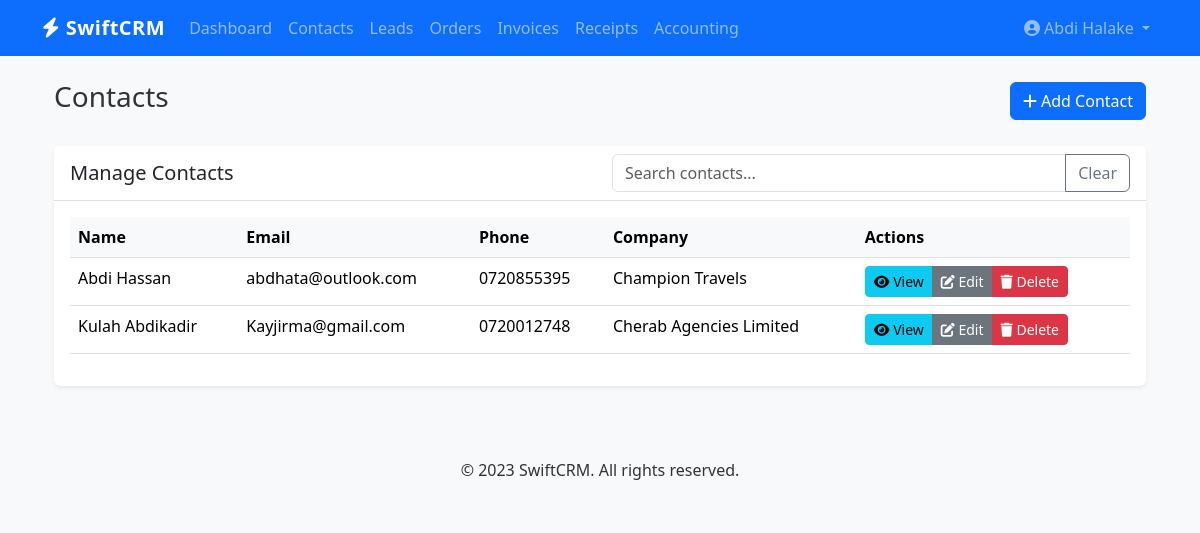
/contacts (signed in), run on the app's committed database.
### backend/database/models.py (models this page shows, shortened)
class User(db.Model, UserMixin):
    __tablename__ = 'users'
    id = db.Column(db.Integer, primary_key=True)
    email = db.Column(db.String(120), unique=True, nullable=False)
    password = db.Column(db.String(200), nullable=False)
    name = db.Column(db.String(100), nullable=False)
    created_at = db.Column(db.DateTime, default=datetime.utcnow)
    contacts = db.relationship('Contact', backref='owner', lazy=True)
    leads = db.relationship('Lead', backref='owner', lazy=True)
    orders = db.relationship('Order', backref='owner', lazy=True)
    invoices = db.relationship('Invoice', backref='owner', lazy=True)
    receipts = db.relationship('Receipt', backref='owner', lazy=True)
    accounting_entries = db.relationship('AccountingEntry', backref='owner', lazy=True)

class Contact(db.Model):
    __tablename__ = 'contacts'
    id = db.Column(db.Integer, primary_key=True)
    name = db.Column(db.String(100), nullable=False)
    email = db.Column(db.String(120), nullable=True)
    phone = db.Column(db.String(20), nullable=True)
    company = db.Column(db.String(100), nullable=True)
    address = db.Column(db.String(200), nullable=True)
    notes = db.Column(db.Text, nullable=True)
    created_at = db.Column(db.DateTime, default=datetime.utcnow)
    updated_at = db.Column(db.DateTime, default=datetime.utcnow, onupdate=datetime.utcnow)
    user_id = db.Column(db.Integer, db.ForeignKey('users.id'), nullable=False)
    leads = db.relationship('Lead', backref='contact', lazy=True)
    orders = db.relationship('Order', backref='contact', lazy=True)
    invoices = db.relationship('Invoice', backref='contact', lazy=True)

### backend/routes/contact_routes.py (the view)
@contact_bp.route('/contacts')
@login_required
def contacts():
    user_contacts = Contact.query.filter_by(user_id=current_user.id).all()
    return render_template('contacts.html', contacts=user_contacts)

### backend/app.py (called while the page is built)
def create_app(config_name='default'):
    app = Flask(__name__)
    app.config.from_object(config[config_name])
    db = setup_db(app)
    login_manager = LoginManager()
    login_manager.login_view = 'auth.login'
    login_manager.init_app(app)
    @login_manager.user_loader
    def load_user(user_id):
        return User.query.get(int(user_id))
    app.register_blueprint(auth_bp)
    app.register_blueprint(contact_bp)
    app.register_blueprint(lead_bp)
    app.register_blueprint(order_bp)
    app.register_blueprint(invoice_bp)
    app.register_blueprint(receipt_bp)
    app.register_blueprint(accounting_bp)
    @app.route('/')
    def index():
        if current_user.is_authenticated:
            return render_template('index.html')
        return redirect(url_for('auth.login'))
    return app

### backend/templates/contacts.html (shortened to what this page needs)
{% extends "base.html" %}
{% block content %}
<div class="container mt-4">
    <div class="d-flex justify-content-between align-items-center mb-4">
        <h1 class="h3">Contacts</h1>
        <a href="{{ url_for('contacts.add_contact') }}" class="btn btn-primary">
            <i class="fas fa-plus"></i> Add Contact
        </a>
    </div>
    <div class="card">
        <div class="card-header">
            <div class="row align-items-center">
                <div class="col-md-6">
                    <h5 class="mb-0">Manage Contacts</h5>
                </div>
                <div class="col-md-6">
                    <div class="input-group">
                        <input type="text" id="searchContacts" class="form-control" placeholder="Search contacts...">
                        <button class="btn btn-outline-secondary" type="button" id="clearSearch">Clear</button>
                    </div>
                </div>
            </div>
        </div>
        <div class="card-body">
            {% if contacts %}
            <div class="table-responsive">
                <table class="table table-hover">
                    <thead>
                        <tr>
                            <th>Name</th>
                            <th>Email</th>
                            <th>Phone</th>
                            <th>Company</th>
                            <th>Actions</th>
                        </tr>
                    </thead>
                    <tbody id="contactsTable">
                        {% for contact in contacts %}
                        <tr>
                            <td>{{ contact.name }}</td>
                            <td>{{ contact.email or '-' }}</td>
                            <td>{{ contact.phone or '-' }}</td>
                            <td>{{ contact.company or '-' }}</td>
                            <td>
                                <div class="btn-group" role="group">
                                    <a href="{{ url_for('contacts.view_contact', contact_id=contact.id) }}" class="btn btn-sm btn-info">
                                        <i class="fas fa-eye"></i> View
                                    </a>
                                    <a href="{{ url_for('contacts.edit_contact', contact_id=contact.id) }}" class="btn btn-sm btn-secondary">
                                        <i class="fas fa-edit"></i> Edit
                                    </a>
                                    <button type="button" class="btn btn-sm btn-danger delete-contact"
                                            data-bs-toggle="modal" data-bs-target="#deleteModal"
                                            data-contact-id="{{ contact.id }}" data-contact-name="{{ contact.name }}">
                                        <i class="fas fa-trash"></i> Delete
                                    </button>
                                </div>
                            </td>
                        </tr>
                        {% endfor %}
                    </tbody>
                </table>
            </div>
            {% endif %}
        </div>
    </div>
</div>
{% endblock %}

### backend/templates/base.html (shortened to what this page needs)
<!DOCTYPE html>
<html lang="en">
<head>
    <link href="https://cdn.jsdelivr.net/npm/bootstrap@5.3.2/dist/css/bootstrap.min.css" rel="stylesheet">
    <link rel="stylesheet" href="https://cdnjs.cloudflare.com/ajax/libs/font-awesome/6.4.0/css/all.min.css">
    <link rel="stylesheet" href="{{ url_for('static', filename='css/style.css') }}">
</head>
<body>
    {% if current_user.is_authenticated %}
    <nav class="navbar navbar-expand-lg navbar-dark bg-primary">
        <div class="container">
            <a class="navbar-brand" href="{{ url_for('index') }}">
                <i class="fas fa-bolt"></i> SwiftCRM
            </a>
            <div class="collapse navbar-collapse" id="navbarNav">
                <ul class="navbar-nav">
                    <li class="nav-item">
                        <a class="nav-link" href="{{ url_for('index') }}">Dashboard</a>
                    </li>
                    <li class="nav-item">
                        <a class="nav-link" href="{{ url_for('contacts.contacts') }}">Contacts</a>
                    </li>
                    <li class="nav-item">
                        <a class="nav-link" href="{{ url_for('leads.leads') }}">Leads</a>
                    </li>
                    <li class="nav-item">
                        <a class="nav-link" href="{{ url_for('orders.orders') }}">Orders</a>
                    </li>
                    <li class="nav-item">
                        <a class="nav-link" href="{{ url_for('invoices.invoices') }}">Invoices</a>
                    </li>
                    <li class="nav-item">
                        <a class="nav-link" href="{{ url_for('receipts.receipts') }}">Receipts</a>
                    </li>
                    <li class="nav-item">
                        <a class="nav-link" href="{{ url_for('accounting.accounting') }}">Accounting</a>
                    </li>
                </ul>
                <ul class="navbar-nav ms-auto">
                    <li class="nav-item dropdown">
                        <a class="nav-link dropdown-toggle" href="#" id="navbarDropdown" role="button" data-bs-toggle="dropdown">
                            <i class="fas fa-user-circle"></i> {{ current_user.name }}
                        </a>
                    </li>
                </ul>
            </div>
        </div>
    </nav>
    {% endif %}
    <div class="container mt-4">
        {% block content %}{% endblock %}
    </div>
    <footer class="bg-light py-4 mt-5">
        <div class="container text-center">
            <p class="mb-0">© 2023 SwiftCRM. All rights reserved.</p>
        </div>
    </footer>
</body>
</html>

### backend/static/css/style.css (style rules this page uses)
body { font-family: 'Segoe UI', Tahoma, Geneva, Verdana, sans-serif; color: #333; background-color: #f8f9fa; }
.navbar-brand { font-weight: bold; letter-spacing: 0.5px; }
.card { box-shadow: 0 0.125rem 0.25rem rgba(0, 0, 0, 0.075); border: none; margin-bottom: 1.5rem; }
.card-header { background-color: #fff; border-bottom: 1px solid rgba(0, 0, 0, 0.125); font-weight: 600; }
.btn { font-weight: 500; }
.btn-primary { background-color: #0d6efd; }
.table th { font-weight: 600; background-color: #f8f9fa; }

### data on the page
User: name "Abdi Halake"
Contact: name "Abdi Hassan", email "abdhata@outlook.com", phone "0720855395", company "Champion Travels"
Contact: name "Kulah Abdikadir", email "Kayjirma@gmail.com", phone "0720012748", company "Cherab Agencies Limited"
